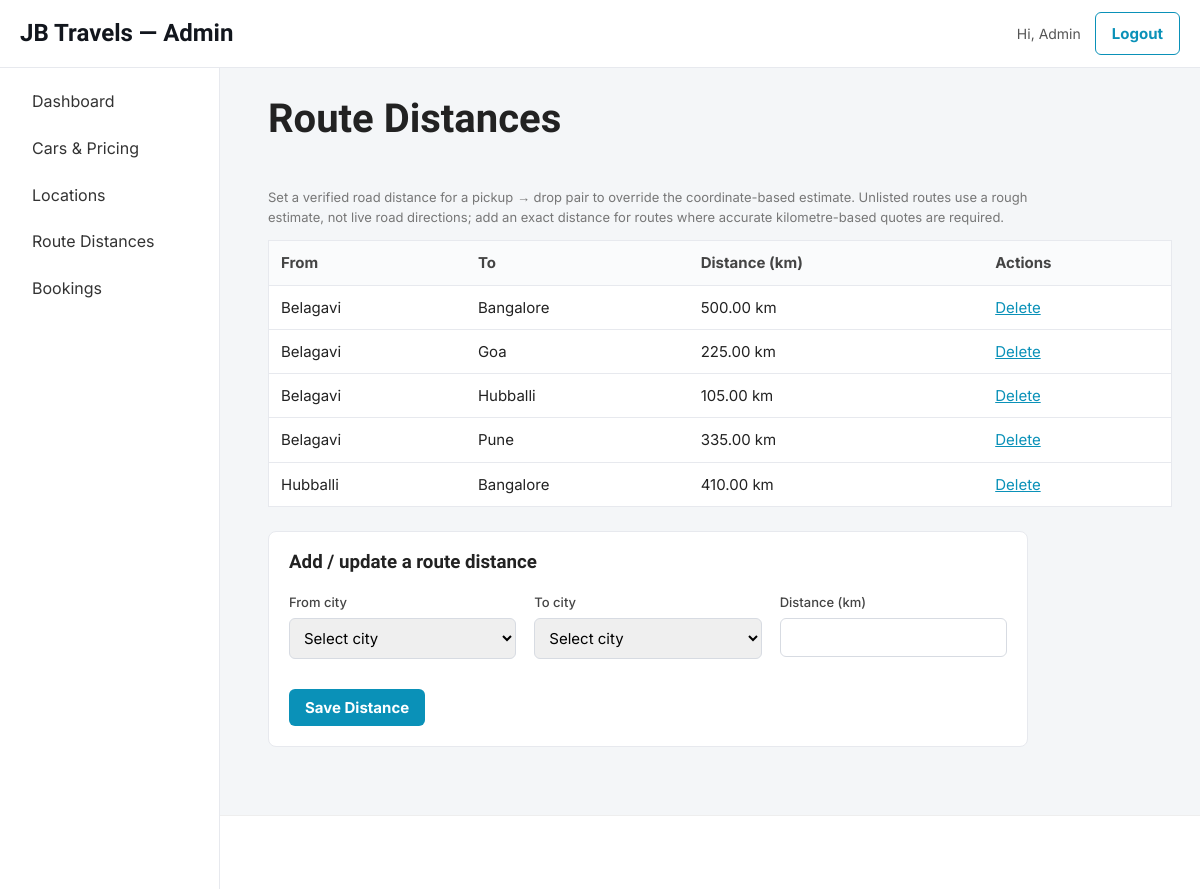
The app's page /admin/locations/distances.php (signed in), older data.
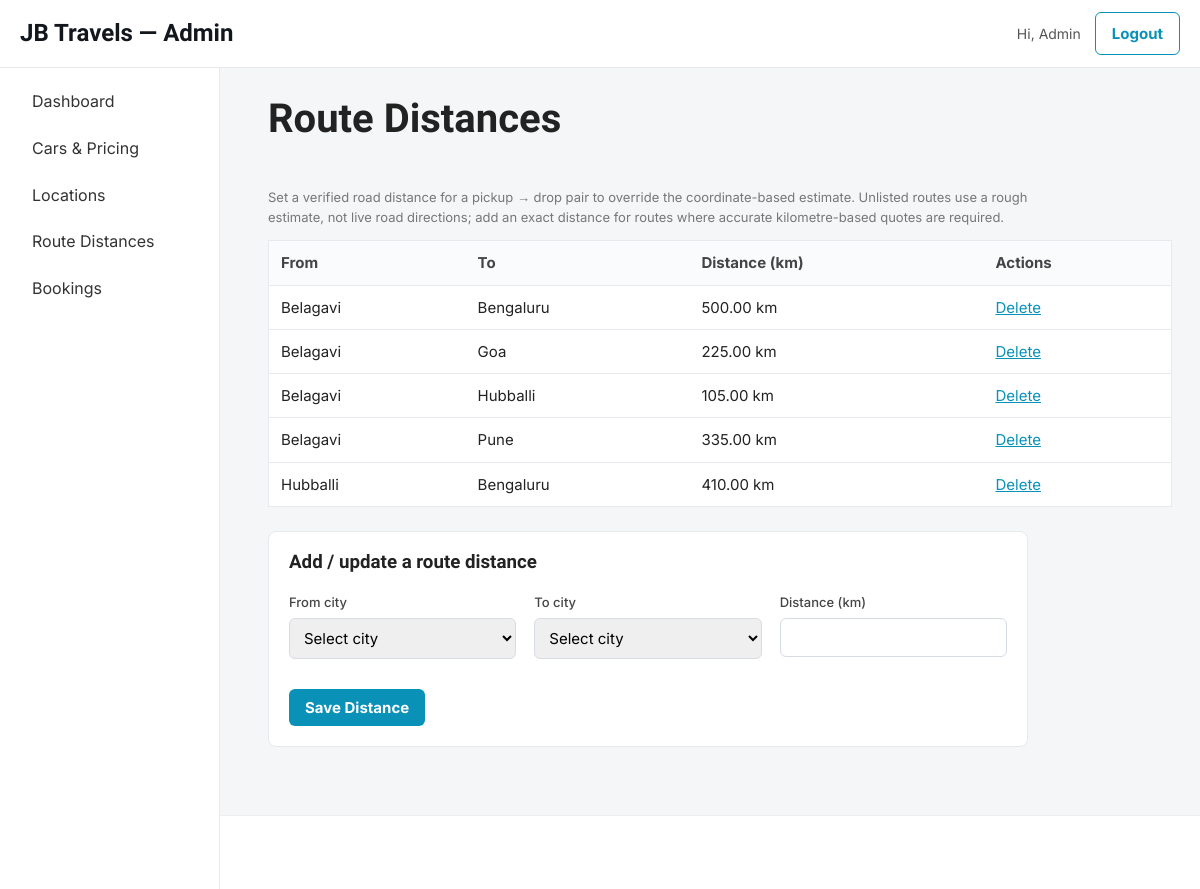
The same page, newer data.
### tables this page shows
CREATE TABLE distances (
    id INT AUTO_INCREMENT PRIMARY KEY,
    from_location_id INT NOT NULL,
    to_location_id INT NOT NULL,
    distance_km DECIMAL(10,2) NOT NULL,
    created_at TIMESTAMP DEFAULT CURRENT_TIMESTAMP,
    updated_at TIMESTAMP DEFAULT CURRENT_TIMESTAMP ON UPDATE CURRENT_TIMESTAMP,
    UNIQUE KEY uniq_route (from_location_id, to_location_id),
    FOREIGN KEY (from_location_id) REFERENCES locations(id) ON DELETE CASCADE,
    FOREIGN KEY (to_location_id) REFERENCES locations(id) ON DELETE CASCADE
);

CREATE TABLE locations (
    id INT AUTO_INCREMENT PRIMARY KEY,
    city VARCHAR(100) NOT NULL,
    state VARCHAR(100),
    country VARCHAR(100) DEFAULT 'India',
    latitude DECIMAL(10,7),
    longitude DECIMAL(10,7),
    status TINYINT(1) DEFAULT 1,
    created_at TIMESTAMP DEFAULT CURRENT_TIMESTAMP,
    INDEX idx_city (city)
);

### admin/includes/auth.php (called while the page is built, shortened)
<?php
function admin_base_url(): string
{
    $script = $_SERVER['SCRIPT_NAME'] ?? '';
    if (preg_match('#^(.*/admin/)#', $script, $m)) {
        return $m[1];
    }
    return '/admin/';
}

### admin/locations/distances.php (the view, shortened to what this page needs)
<?php
require_once __DIR__ . '/../includes/auth.php';
$pdo = Database::getConnection();
$distances = $pdo->query('
    SELECT d.*, a.city AS from_city, b.city AS to_city
    FROM distances d
    JOIN locations a ON a.id = d.from_location_id
    JOIN locations b ON b.id = d.to_location_id
    ORDER BY a.city, b.city
')->fetchAll();
include __DIR__ . '/../includes/header.php';
include __DIR__ . '/../includes/sidebar.php';
?>
<main class="admin-main">
  <div class="page-head"><h1>Route Distances</h1></div>
  <p class="hint">Set a verified road distance for a pickup &rarr; drop pair to override the coordinate-based estimate.
    Unlisted routes use a rough estimate, not live road directions; add an exact distance for routes where accurate
    kilometre-based quotes are required.</p>
  <table class="admin-table">
    <thead><tr><th>From</th><th>To</th><th>Distance (km)</th><th>Actions</th></tr></thead>
    <tbody>
      <?php foreach ($distances as $d): ?>
        <tr>
          <td><?= htmlspecialchars($d['from_city']) ?></td>
          <td><?= htmlspecialchars($d['to_city']) ?></td>
          <td><?= number_format((float)$d['distance_km'], 2) ?> km</td>
          <td><a class="danger" href="distances.php?action=delete&amp;id=<?= (int)$d['id'] ?>" onclick="return confirm('Remove this override?')">Delete</a></td>
        </tr>
      <?php endforeach; ?>
    </tbody>
  </table>
  <section class="panel">
    <h3>Add / update a route distance</h3>
    <form method="post" class="stacked-form">
      <div class="form-grid">
        <div class="field">
          <label>From city</label>
          <select name="from_location_id" required>
            <option value="">Select city</option>
          </select>
        </div>
        <div class="field">
          <label>To city</label>
          <select name="to_location_id" required>
            <option value="">Select city</option>
          </select>
        </div>
        <div class="field">
          <label>Distance (km)</label>
          <input type="number" step="0.01" min="0.01" name="distance_km" required>
        </div>
      </div>
      <div class="form-actions"><button type="submit" class="btn">Save Distance</button></div>
    </form>
  </section>
</main>
<?php include __DIR__ . '/includes/footer.php'; ?>

### admin/includes/header.php (shortened to what this page needs)
<?php
$adminName = $_SESSION['admin_name'] ?? 'Admin';
$adminBase = admin_base_url();
$siteRoot = preg_replace('#admin/$#', '', $adminBase) ?: '/';
?>
<!doctype html>
<html lang="en">
<head>
  <link rel="stylesheet" href="<?= htmlspecialchars($siteRoot, ENT_QUOTES, 'UTF-8') ?>assets/css/admin.css">
</head>
<body>
  <div class="admin-topbar">
    <div class="brand">JB Travels — Admin</div>
    <div class="actions">
      <span class="admin-name">Hi, <?= htmlspecialchars($adminName) ?></span>
      <a class="btn btn-outline" href="<?= htmlspecialchars($adminBase) ?>logout.php">Logout</a>
    </div>
  </div>

### admin/includes/sidebar.php
<?php $adminBase = admin_base_url(); ?>
<aside class="admin-sidebar">
  <nav>
    <ul>
      <li><a href="<?= htmlspecialchars($adminBase) ?>dashboard.php">Dashboard</a></li>
      <li><a href="<?= htmlspecialchars($adminBase) ?>cars/index.php">Cars &amp; Pricing</a></li>
      <li><a href="<?= htmlspecialchars($adminBase) ?>locations/index.php">Locations</a></li>
      <li><a href="<?= htmlspecialchars($adminBase) ?>locations/distances.php">Route Distances</a></li>
      <li><a href="<?= htmlspecialchars($adminBase) ?>bookings/index.php">Bookings</a></li>
    </ul>
  </nav>
</aside>

### admin/includes/footer.php
<footer style="padding:24px;background:#fff;border-top:1px solid #eee;margin-top:40px">&copy; <?=date('Y')?> JB Travels</footer>
</body>
</html>

### assets/css/admin.css (style rules this page uses)
:root { --admin-display:"Barlow Condensed",sans-serif; --admin-body:"Inter",sans-serif; --jb-yellow:#f4b400; --jb-ink:#12161d; --jb-blue:#0a91b8; --jb-green:#1a9b5c; --jb-red:#c0392b; --jb-line:#e7e9ee; --jb-paper:#f4f6f8; }
* { box-sizing:border-box; }
body { font-family:var(--admin-body);font-size:16px;line-height:1.55;background:var(--jb-paper);color:#222;margin:0 }
h1,h2,h3,h4,h5 { font-family:var(--admin-display);font-weight:700;line-height:1.15 }
button,input,select,textarea { font-family:var(--admin-body) }
input,select,textarea { font-size:15px }
a { color:var(--jb-blue) }
.admin-topbar { background:#fff;padding:12px 20px;border-bottom:1px solid var(--jb-line);display:flex;justify-content:space-between;align-items:center;position:sticky;top:0;z-index:10 }
.admin-topbar .brand { font-family:var(--admin-display);font-size:24px;font-weight:700;color:var(--jb-ink) }
.admin-topbar .actions { display:flex;align-items:center;gap:14px }
.admin-name { color:#555;font-size:14px }
.admin-sidebar { width:220px;position:fixed;top:56px;left:0;bottom:0;background:#fff;border-right:1px solid var(--jb-line);padding:20px }
.admin-sidebar ul { padding:0;margin:0;list-style:none }
.admin-sidebar li { margin:4px 0 }
.admin-sidebar a { display:block;color:#333;text-decoration:none;padding:9px 12px;border-radius:6px }
.admin-main { margin-left:240px;padding:28px;max-width:1100px }
.admin-main h1 { font-size:clamp(32px,4vw,40px);margin-top:0 }
.page-head { display:flex;justify-content:space-between;align-items:center;margin-bottom:18px;flex-wrap:wrap;gap:10px }
.panel { background:#fff;padding:20px;border:1px solid var(--jb-line);border-radius:8px;margin-top:24px;max-width:760px }
.panel h3 { margin-top:0 }
.admin-table { width:100%;border-collapse:collapse;background:#fff;border:1px solid var(--jb-line) }
.admin-table th,.admin-table td { border-bottom:1px solid var(--jb-line);padding:10px 12px;text-align:left;font-size:15px;vertical-align:middle }
.admin-table th { background:#fafbfc;font-weight:700;color:#444 }
.btn { display:inline-block;padding:9px 16px;background:var(--jb-blue);color:#fff;border-radius:6px;text-decoration:none;border:none;font-weight:700;font-size:15px;cursor:pointer }
.btn-outline { background:#fff;color:var(--jb-blue);border:1px solid var(--jb-blue) }
.stacked-form .field { margin-bottom:14px;display:flex;flex-direction:column;gap:6px }
.stacked-form label { font-size:13px;font-weight:500;color:#444 }
.stacked-form input,.stacked-form select,.stacked-form textarea { padding:9px 10px;border:1px solid #d7dbe2;border-radius:6px;font-size:15px;font-family:var(--admin-body) }
.form-grid { display:grid;grid-template-columns:repeat(auto-fill,minmax(220px,1fr));gap:6px 18px }
.form-actions { margin-top:16px;display:flex;gap:10px;align-items:center;flex-wrap:wrap }
.hint { color:#777;font-size:13px;max-width:760px }

Row changes from the older to the newer data that the page shows:
changed through a linked row, distances (number 1 of 5 on the later page): to_location.city "Bangalore" → "Bengaluru"
changed through a linked row, distances (number 5 of 5 on the later page): to_location.city "Bangalore" → "Bengaluru"
